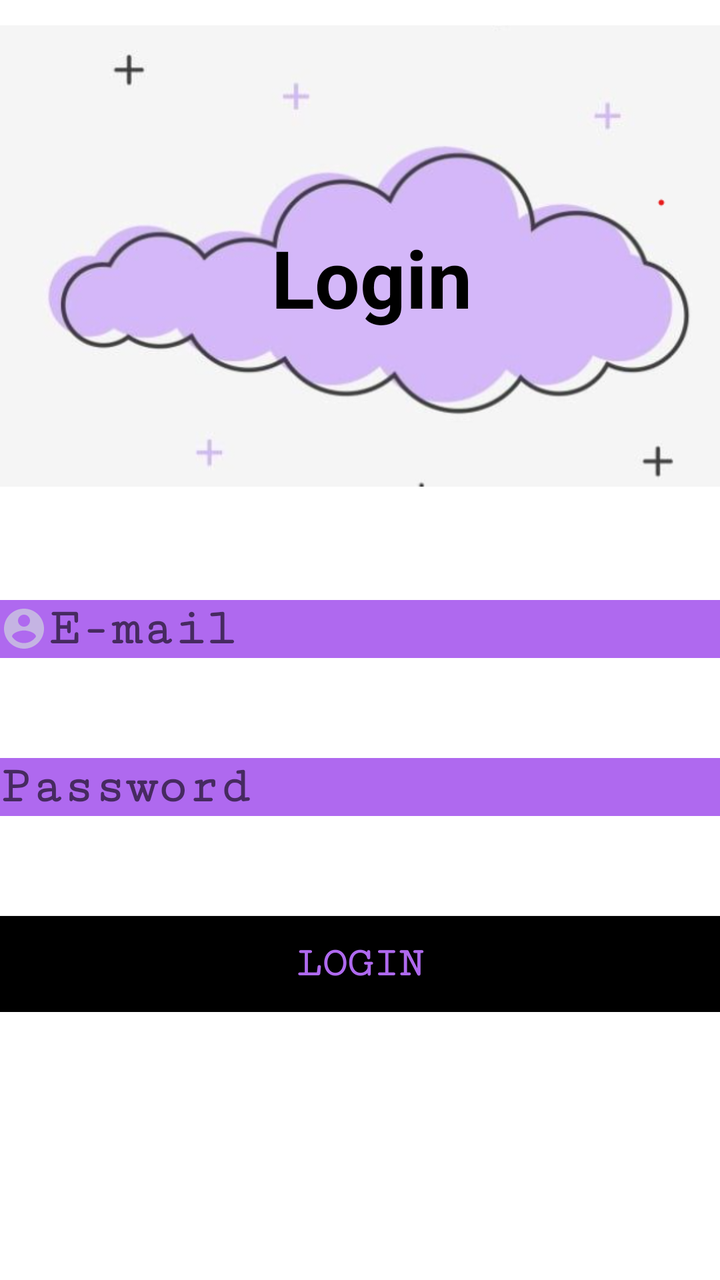
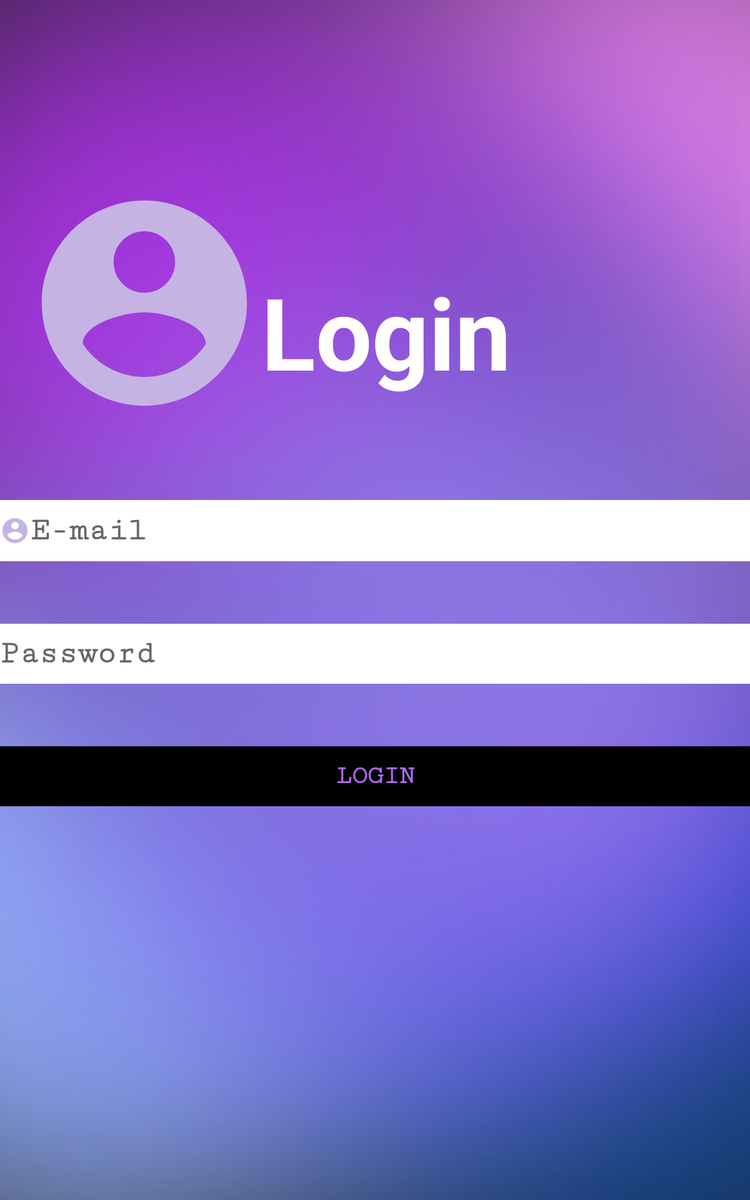

One screen, two layout resources from the same app: the default and the author's alternative for another configuration. Each is rendered where Android would select it; the XML of both is given below.
<!-- AndroidManifest.xml: application theme Theme.MonkeyMeals -->
<!-- res/layout/activity_login.xml -->
<?xml version="1.0" encoding="utf-8"?>
<ScrollView
    xmlns:android="http://schemas.android.com/apk/res/android"
    xmlns:app="http://schemas.android.com/apk/res-auto"
    xmlns:tools="http://schemas.android.com/tools"
    android:layout_width="match_parent"
    android:layout_height="match_parent">

    <androidx.constraintlayout.widget.ConstraintLayout
        android:layout_width="match_parent"
        android:layout_height="match_parent"
        tools:context=".LoginActivity">

        <EditText
            android:id="@+id/Loginusername"
            android:layout_width="match_parent"
            android:layout_height="0dp"
            android:layout_marginTop="300dp"
            android:background="#AF69EF"
            android:drawableStart="@drawable/ic_baseline_account_circle_24"
            android:fontFamily="serif-monospace"
            android:hint="E-mail"
            android:textSize="26dp"
            android:textStyle="bold"
            app:layout_constraintEnd_toEndOf="parent"
            app:layout_constraintStart_toStartOf="parent"
            app:layout_constraintTop_toTopOf="parent"
            tools:background="#AF69EF" />

        <EditText
            android:id="@+id/Loginpass"
            android:layout_width="match_parent"
            android:layout_height="0dp"
            android:layout_marginTop="50dp"
            android:background="#AF69EF"
            android:drawableStart="@drawable/ic_baseline_lock_24"
            android:fontFamily="serif-monospace"
            android:hint="Password"
            android:textSize="26dp"
            android:textStyle="bold"
            app:layout_constraintEnd_toEndOf="parent"
            app:layout_constraintHorizontal_bias="0.0"
            app:layout_constraintStart_toStartOf="parent"
            app:layout_constraintTop_toBottomOf="@+id/Loginusername"
            tools:background="#AF69EF" />

        <Button
            android:id="@+id/loginButton"
            android:layout_width="match_parent"
            android:layout_height="wrap_content"
            android:layout_marginTop="50dp"
            android:background="@color/black"
            android:fontFamily="serif-monospace"
            android:text="Login"
            android:textColor="#AF69EF"
            android:textSize="21dp"
            android:textStyle="bold"
            app:layout_constraintEnd_toEndOf="parent"
            app:layout_constraintHorizontal_bias="0.0"
            app:layout_constraintStart_toStartOf="parent"
            app:layout_constraintTop_toBottomOf="@+id/Loginpass" />

        <ImageView
            android:id="@+id/imageView3"
            android:layout_width="match_parent"
            android:layout_height="256dp"
            app:layout_constraintEnd_toEndOf="parent"
            app:layout_constraintHorizontal_bias="1.0"
            app:layout_constraintStart_toStartOf="parent"
            app:layout_constraintTop_toTopOf="parent"
            app:srcCompat="@drawable/purple_cloud" />

        <TextView
            android:id="@+id/Ldisplay"
            android:layout_width="wrap_content"
            android:layout_height="wrap_content"
            android:layout_marginTop="112dp"
            android:text="Login"
            android:textColor="@color/black"
            android:textSize="40dp"
            android:textStyle="bold"
            app:layout_constraintEnd_toEndOf="parent"
            app:layout_constraintHorizontal_bias="0.523"
            app:layout_constraintStart_toStartOf="parent"
            app:layout_constraintTop_toTopOf="parent" />


    </androidx.constraintlayout.widget.ConstraintLayout>

</ScrollView>
<!-- resources referenced by this layout -->
<resources>
  <color name="black">#FF000000</color>
  <!-- drawable ic_baseline_account_circle_24 (drawable) -->
  <vector android:height="24dp" android:tint="#C5B4E3"
      android:viewportHeight="24" android:viewportWidth="24"
      android:width="24dp" xmlns:android="http://schemas.android.com/apk/res/android">
      <path android:fillColor="@android:color/white" android:pathData="M12,2C6.48,2 2,6.48 2,12s4.48,10 10,10 10,-4.48 10,-10S17.52,2 12,2zM12,5c1.66,0 3,1.34 3,3s-1.34,3 -3,3 -3,-1.34 -3,-3 1.34,-3 3,-3zM12,19.2c-2.5,0 -4.71,-1.28 -6,-3.22 0.03,-1.99 4,-3.08 6,-3.08 1.99,0 5.97,1.09 6,3.08 -1.29,1.94 -3.5,3.22 -6,3.22z"/>
  </vector>
  <!-- drawable purple_cloud: png bitmap (drawable, 88387 bytes) -->
  <style name="Theme.MonkeyMeals" parent="Theme.MaterialComponents.DayNight.DarkActionBar">
          
          <item name="colorPrimary">@color/black</item>
          <item name="colorPrimaryVariant">@color/black</item>
          <item name="colorOnPrimary">@color/white</item>
          
          <item name="colorSecondary">@color/teal_200</item>
          <item name="colorSecondaryVariant">@color/teal_700</item>
          <item name="colorOnSecondary">@color/black</item>
          
          <item name="android:statusBarColor" tools:targetApi="l">#080109</item>
          
      </style>
  <color name="white">#FFFFFFFF</color>
  <color name="teal_200">#FF03DAC5</color>
  <color name="teal_700">#FF018786</color>
</resources>
<!-- res/layout-sw600dp/activity_login.xml (the author's variant of the layout above) -->
<!-- drawn on a 7-inch tablet held upright -->
<?xml version="1.0" encoding="utf-8"?>
<ScrollView
    xmlns:android="http://schemas.android.com/apk/res/android"
    xmlns:app="http://schemas.android.com/apk/res-auto"
    xmlns:tools="http://schemas.android.com/tools"
    android:layout_width="match_parent"
    android:layout_height="match_parent"
    android:background="@drawable/purple_background1">

    <androidx.constraintlayout.widget.ConstraintLayout
        android:layout_width="match_parent"
        android:layout_height="match_parent"
        tools:context=".Activity.LoginActivity">

        <EditText
            android:id="@+id/Loginusername"
            android:layout_width="match_parent"
            android:layout_height="49dp"
            android:layout_marginTop="400dp"
            android:background="@color/white"
            android:drawableStart="@drawable/ic_baseline_account_circle_24"
            android:fontFamily="serif-monospace"
            android:hint="E-mail"
            android:textSize="26dp"
            android:textStyle="bold"
            app:layout_constraintEnd_toEndOf="parent"
            app:layout_constraintStart_toStartOf="parent"
            app:layout_constraintTop_toTopOf="parent"
            tools:background="@color/white" />

        <EditText
            android:id="@+id/Loginpass"
            android:layout_width="match_parent"
            android:layout_height="48dp"
            android:layout_marginTop="50dp"
            android:background="@color/white"
            android:drawableStart="@drawable/ic_baseline_lock_24"
            android:fontFamily="serif-monospace"
            android:hint="Password"
            android:textSize="26dp"
            android:textStyle="bold"
            app:layout_constraintEnd_toEndOf="parent"
            app:layout_constraintStart_toStartOf="parent"
            app:layout_constraintTop_toBottomOf="@+id/Loginusername"
            tools:background="@color/white" />

        <Button
            android:id="@+id/loginButton"
            android:layout_width="match_parent"
            android:layout_height="wrap_content"
            android:layout_marginTop="50dp"
            android:background="@color/black"
            android:fontFamily="serif-monospace"
            android:text="Login"
            android:textColor="#AF69EF"
            android:textSize="21dp"
            android:textStyle="bold"
            app:layout_constraintEnd_toEndOf="parent"
            app:layout_constraintHorizontal_bias="0.0"
            app:layout_constraintStart_toStartOf="parent"
            app:layout_constraintTop_toBottomOf="@+id/Loginpass" />

        <TextView
            android:id="@+id/Ldisplay"
            android:layout_width="wrap_content"
            android:layout_height="wrap_content"
            android:layout_marginTop="212dp"
            android:text="Login"
            android:textColor="@color/white"
            android:textSize="80sp"
            android:textStyle="bold"
            app:layout_constraintEnd_toEndOf="parent"
            app:layout_constraintHorizontal_bias="0.523"
            app:layout_constraintStart_toStartOf="parent"
            app:layout_constraintTop_toTopOf="parent" />

        <ImageView
            android:id="@+id/imageView4"
            android:layout_width="240dp"
            android:layout_height="197dp"
            android:layout_marginStart="89dp"
            android:layout_marginTop="144dp"
            android:layout_marginEnd="68dp"
            app:layout_constraintEnd_toStartOf="@+id/Ldisplay"
            app:layout_constraintStart_toStartOf="parent"
            app:layout_constraintTop_toTopOf="parent"
            app:srcCompat="@drawable/ic_baseline_account_circle_24" />



    </androidx.constraintlayout.widget.ConstraintLayout>

</ScrollView>
<!-- resources referenced by the variant -->
<!-- as a 7-inch tablet held upright resolves them -->
<resources>
  <color name="black">#FF000000</color>
  <color name="white">#FFFFFFFF</color>
  <!-- drawable ic_baseline_account_circle_24 (drawable) -->
  <vector android:height="24dp" android:tint="#C5B4E3"
      android:viewportHeight="24" android:viewportWidth="24"
      android:width="24dp" xmlns:android="http://schemas.android.com/apk/res/android">
      <path android:fillColor="@android:color/white" android:pathData="M12,2C6.48,2 2,6.48 2,12s4.48,10 10,10 10,-4.48 10,-10S17.52,2 12,2zM12,5c1.66,0 3,1.34 3,3s-1.34,3 -3,3 -3,-1.34 -3,-3 1.34,-3 3,-3zM12,19.2c-2.5,0 -4.71,-1.28 -6,-3.22 0.03,-1.99 4,-3.08 6,-3.08 1.99,0 5.97,1.09 6,3.08 -1.29,1.94 -3.5,3.22 -6,3.22z"/>
  </vector>
  <!-- drawable purple_background1: png bitmap (drawable-v24, 414919 bytes) -->
  <style name="Theme.MonkeyMeals" parent="Theme.MaterialComponents.DayNight.DarkActionBar">
          
          <item name="colorPrimary">@color/black</item>
          <item name="colorPrimaryVariant">@color/black</item>
          <item name="colorOnPrimary">@color/white</item>
          
          <item name="colorSecondary">@color/teal_200</item>
          <item name="colorSecondaryVariant">@color/teal_700</item>
          <item name="colorOnSecondary">@color/black</item>
          
          <item name="android:statusBarColor" tools:targetApi="l">#080109</item>
          
      </style>
  <color name="teal_200">#FF03DAC5</color>
  <color name="teal_700">#FF018786</color>
</resources>
